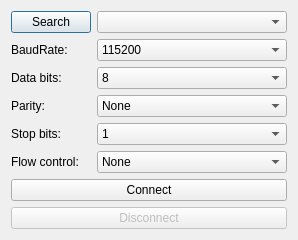
<?xml version="1.0" encoding="UTF-8"?>
<ui version="4.0">
 <class>SerialPortDialog</class>
 <widget class="QDialog" name="SerialPortDialog">
  <property name="geometry">
   <rect>
    <x>0</x>
    <y>0</y>
    <width>298</width>
    <height>234</height>
   </rect>
  </property>
  <property name="windowTitle">
   <string>Connection</string>
  </property>
  <layout class="QFormLayout" name="formLayout">
   <item row="0" column="0">
    <widget class="QPushButton" name="searchPushBtn">
     <property name="text">
      <string>Search</string>
     </property>
    </widget>
   </item>
   <item row="0" column="1">
    <widget class="QComboBox" name="availablePortsComboBox"/>
   </item>
   <item row="1" column="0">
    <widget class="QLabel" name="label">
     <property name="text">
      <string>BaudRate:</string>
     </property>
    </widget>
   </item>
   <item row="1" column="1">
    <widget class="QComboBox" name="baudRatesComboBox">
     <item>
      <property name="text">
       <string>115200</string>
      </property>
     </item>
    </widget>
   </item>
   <item row="2" column="0">
    <widget class="QLabel" name="label_2">
     <property name="text">
      <string>Data bits:</string>
     </property>
    </widget>
   </item>
   <item row="2" column="1">
    <widget class="QComboBox" name="dataBitsComboBox">
     <item>
      <property name="text">
       <string>8</string>
      </property>
     </item>
    </widget>
   </item>
   <item row="3" column="0">
    <widget class="QLabel" name="label_3">
     <property name="text">
      <string>Parity:</string>
     </property>
    </widget>
   </item>
   <item row="3" column="1">
    <widget class="QComboBox" name="parityComboBox">
     <item>
      <property name="text">
       <string>None</string>
      </property>
     </item>
    </widget>
   </item>
   <item row="4" column="0">
    <widget class="QLabel" name="label_4">
     <property name="text">
      <string>Stop bits:</string>
     </property>
    </widget>
   </item>
   <item row="4" column="1">
    <widget class="QComboBox" name="stopBitsComboBox">
     <item>
      <property name="text">
       <string>1</string>
      </property>
     </item>
    </widget>
   </item>
   <item row="5" column="0">
    <widget class="QLabel" name="label_5">
     <property name="text">
      <string>Flow control:</string>
     </property>
    </widget>
   </item>
   <item row="5" column="1">
    <widget class="QComboBox" name="flowControlComboBox">
     <item>
      <property name="text">
       <string>None</string>
      </property>
     </item>
    </widget>
   </item>
   <item row="6" column="0" colspan="2">
    <widget class="QPushButton" name="connectPushBtn">
     <property name="enabled">
      <bool>true</bool>
     </property>
     <property name="text">
      <string>Connect</string>
     </property>
    </widget>
   </item>
   <item row="7" column="0" colspan="2">
    <widget class="QPushButton" name="disconnectPushBtn">
     <property name="enabled">
      <bool>false</bool>
     </property>
     <property name="text">
      <string>Disconnect</string>
     </property>
    </widget>
   </item>
  </layout>
 </widget>
 <resources/>
 <connections/>
</ui>
